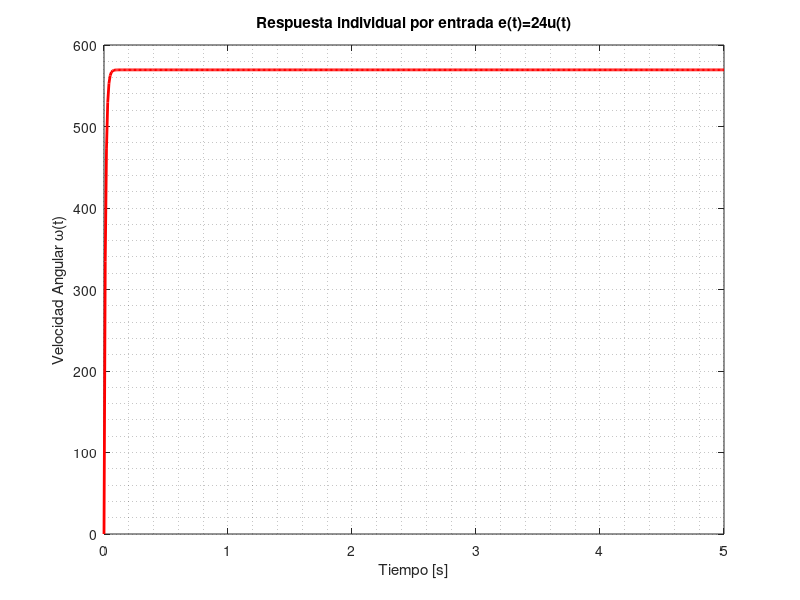
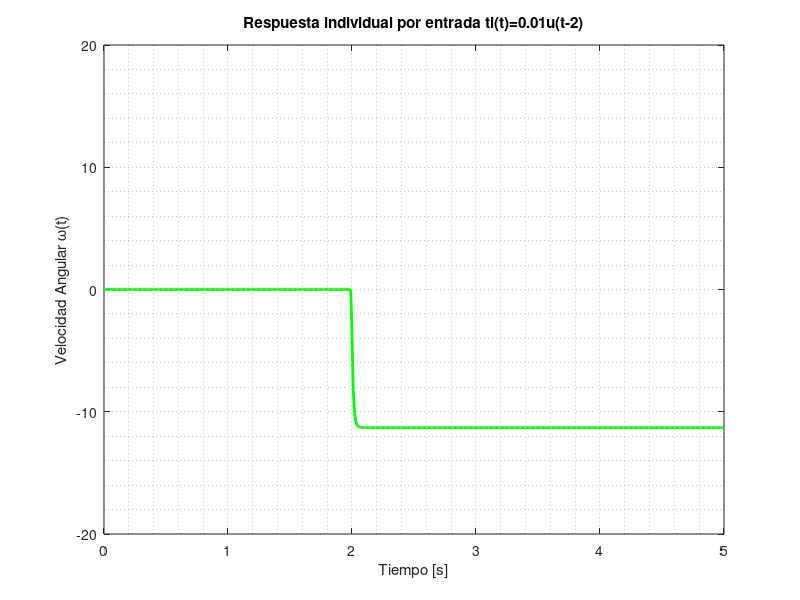
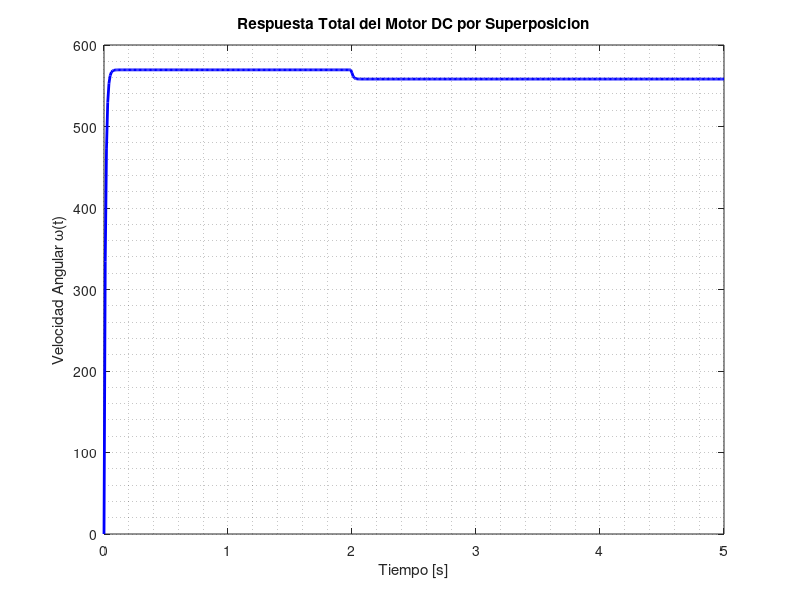

Write the MATLAB code that produced these figures, in order.
%Unidad 2, Ejercicio 3 Motor DC Lazo Cerrado

pkg load control

clear all;clc;close all

s=tf("s");

%Defino Parametros
L=1e-6;
R=2;
J=10e-6;
B=0.3e-5;
Ka=0.042;
Kb=0.042;

%Defino Funciones de Transferencia

%Tl=0
G1=tf([1],[L R]); %Parte Electrica
G2=tf([1],[J B]); %Parte Mecanica
M1=minreal(feedback(G1*G2*Ka,Kb)) %FDT Entre Velocidad y Tension

%E=0
G3=-Kb*G1*Ka;
M2=minreal(-feedback(G2,-G3)) %FDT Entre Velocidad y Torque de Carga


%TODA ESTA PARTE HASTA LA LINEA 38
%Respuesta para entradas tl(t)=0.01u(t-2) , e(t)=24u(t)
E=24/s;
Tl=0.01/s; %falta retardo de 2seg

%Respuesta en S debido a la entrada e(t)
W1=minreal(E*M1);

%Respuesta en S debido a la entrada tl(t)
W2=minreal(Tl*M2);%falta Retardo de 2seg



%Simulacion

p=0.01; %paso de simulacion
t=0:p:5; %vector de tiempo de 0 hasta 5 segundos

E_in=24*ones(size(t)); %vector de entrada
Tl_in = 0.01 * (t >= 2); %genera un vector de 0 que cambia a 1 a partir de los 2 segundos creando el retardo

w1=lsim(M1, E_in, t); %Vector con todos los datos de la simulacion
w2=lsim(M2, Tl_in, t);

%Por Teorema de Superposicion
w_total=w1+w2;



%Graficos de la simulacion
figure;
plot(t, w1, 'LineWidth', 2, 'r');
title('Respuesta individual por entrada e(t)=24u(t)');
xlabel('Tiempo [s]');
ylabel('Velocidad Angular \omega(t)'); %en rad/s
xlim([0, 5]);
ylim([0, 600]);
grid minor;

figure;
plot(t, w2, 'LineWidth', 2, 'g');
title('Respuesta individual por entrada tl(t)=0.01u(t-2)');
xlabel('Tiempo [s]');
ylabel('Velocidad Angular \omega(t)'); %en rad/s
xlim([0, 5]);
ylim([-20, 20]);
grid minor;

figure;
plot(t, w_total, 'LineWidth', 2, 'b');
title('Respuesta Total del Motor DC por Superposicion');
xlabel('Tiempo [s]');
ylabel('Velocidad Angular \omega(t)'); %en rad/s
xlim([0, 5]);
ylim([0, 600]);
grid minor;
